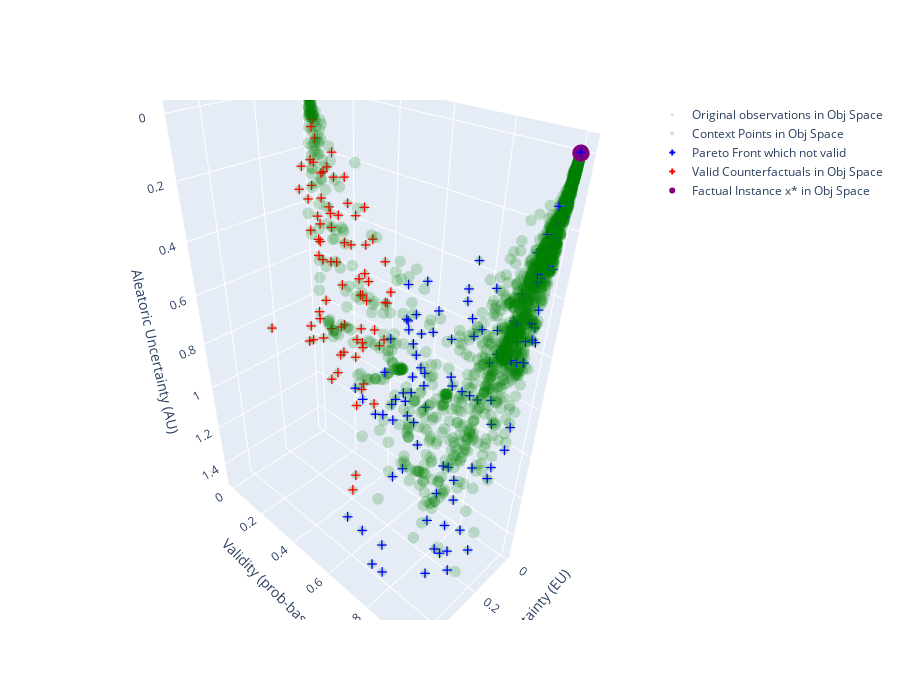

The code cell stored with this chart in its notebook:
### Code cell
# 3D plot for objective space (similar to demo_minist.ipynb)
import importlib
import utils
importlib.reload(utils)
from utils import plot_cf_3d

# For latent space, we use z_obs as context (sampled latent vectors)
# and z_factual as the factual point
plot_cf_3d(
    results=results,
    x_factual=z_factual.cpu().numpy().flatten(),
    context=z_obs  # Observed latent vectors as context
)
